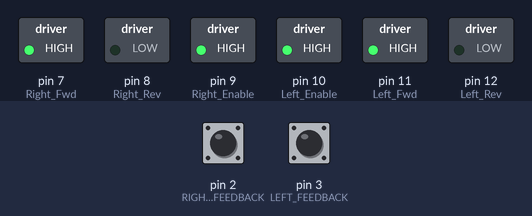
Simulated run of this sketch. Board: Arduino Uno, built with avr-gcc and run on an emulated ATmega328P. Shown: switched loads named in the sketch (green lamp = pin HIGH). The inputs (shaded band) are chosen by the test bench; at power-on: pin 2 (RIGHT_FEEDBACK) LOW, pin 3 (LEFT_FEEDBACK) LOW. What the sketch prints to the serial monitor is not drawn.

Above: at 0.1 s.
Timing chart, 0 to 1.6 s (numbered marks = the images above):
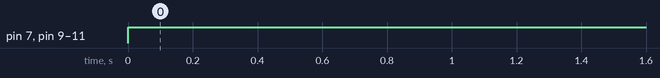

Measured:
- by itself, pin 7 (Right_Fwd), pin 9 (Right_Enable), pin 10 (Left_Enable), pin 11 (Left_Fwd): LOW → HIGH at 0.00 s

The sketch:

Story_6.ino
```cpp
const int RIGHT_FEEDBACK = 2; // Pin numbers on Rover for each motor sensor
const int LEFT_FEEDBACK = 3;
const int Left_Rev = 12;
const int Left_Fwd = 11;
const int Left_Enable=10;
const int Right_Enable=9;
const int Right_Rev =8;
const int Right_Fwd=7;

volatile int rightcounter = 0;
volatile int leftcounter = 0;


void forward()
{
  digitalWrite(Left_Enable, HIGH);
  digitalWrite(Right_Enable, HIGH);
  digitalWrite(Left_Fwd, HIGH);
  digitalWrite(Right_Fwd, HIGH);
  digitalWrite(Left_Rev, LOW);
  digitalWrite(Right_Rev, LOW);
  }
void stop()
{
  digitalWrite(Left_Enable, LOW);
  digitalWrite(Right_Enable, LOW);
  digitalWrite(Left_Fwd, LOW);
  digitalWrite(Right_Fwd, LOW);
  digitalWrite(Left_Rev, LOW);
  digitalWrite(Right_Rev, LOW);
}

void RightMotorISR(){
  // adds one to the counter on each motor revolution
  rightcounter++;
}
void LeftMotorISR(){
  leftcounter++;
}

void setup()
{
  Serial.begin(115200);
  pinMode(RIGHT_FEEDBACK, INPUT);
  pinMode(LEFT_FEEDBACK,INPUT);
  attachInterrupt(digitalPinToInterrupt(RIGHT_FEEDBACK),RightMotorISR,RISING);
  attachInterrupt(digitalPinToInterrupt(LEFT_FEEDBACK),LeftMotorISR,RISING);
  pinMode(Left_Rev, OUTPUT);
  pinMode(Left_Fwd,OUTPUT);
  pinMode(Left_Enable,OUTPUT);
  pinMode(Right_Enable,OUTPUT);
  pinMode(Right_Rev,OUTPUT);
  pinMode(Right_Fwd,OUTPUT);
}

void loop(){
  // check if 2m or over has been driven, if no continue if yes stop
  while (rightcounter < 870 and leftcounter <870)
{
  forward();
  // print out the values to show counters are operating
  Serial.println(rightcounter);
  Serial.println(leftcounter);
}
  stop();
  exit(0);

}
```
